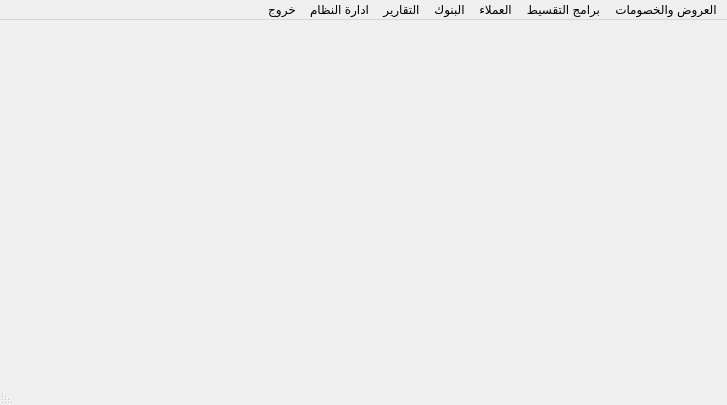
<?xml version="1.0" encoding="UTF-8"?>
<ui version="4.0">
 <class>MainWindow</class>
 <widget class="QMainWindow" name="MainWindow">
  <property name="geometry">
   <rect>
    <x>0</x>
    <y>0</y>
    <width>727</width>
    <height>405</height>
   </rect>
  </property>
  <property name="windowTitle">
   <string>MainWindow</string>
  </property>
  <property name="layoutDirection">
   <enum>Qt::RightToLeft</enum>
  </property>
  <property name="autoFillBackground">
   <bool>false</bool>
  </property>
  <property name="styleSheet">
   <string notr="true"/>
  </property>
  <widget class="QWidget" name="centralwidget"/>
  <widget class="QMenuBar" name="QMenubar">
   <property name="geometry">
    <rect>
     <x>0</x>
     <y>0</y>
     <width>727</width>
     <height>21</height>
    </rect>
   </property>
   <property name="layoutDirection">
    <enum>Qt::RightToLeft</enum>
   </property>
   <widget class="QMenu" name="QM_System">
    <property name="layoutDirection">
     <enum>Qt::RightToLeft</enum>
    </property>
    <property name="title">
     <string>ادارة النظام</string>
    </property>
    <widget class="QMenu" name="QM_Master_Data">
     <property name="layoutDirection">
      <enum>Qt::RightToLeft</enum>
     </property>
     <property name="title">
      <string>البيانات الاساسية</string>
     </property>
     <addaction name="action_28"/>
     <addaction name="action_26"/>
     <addaction name="action_24"/>
     <addaction name="action_25"/>
     <addaction name="action_27"/>
     <addaction name="action_30"/>
     <addaction name="action_35"/>
     <addaction name="action_129"/>
     <addaction name="action_4"/>
     <addaction name="action_BMC_2"/>
     <addaction name="action_140"/>
    </widget>
    <widget class="QMenu" name="QM_Authorization">
     <property name="layoutDirection">
      <enum>Qt::RightToLeft</enum>
     </property>
     <property name="title">
      <string>ادارة المستخدمين</string>
     </property>
     <widget class="QMenu" name="QM_User">
      <property name="title">
       <string>Users</string>
      </property>
      <addaction name="QAct_Create_User"/>
      <addaction name="QAct_Modify_User"/>
      <addaction name="QAct_Copy_User"/>
      <addaction name="QAct_Reset_User_Password"/>
      <addaction name="QAct_Assign_User_to_Roles"/>
      <addaction name="QAct_Create_User_Card"/>
      <addaction name="QAct_Modify_User_Card"/>
     </widget>
     <widget class="QMenu" name="QM_Form">
      <property name="title">
       <string>Forms</string>
      </property>
      <addaction name="QAct_Create_Form"/>
      <addaction name="QAct_Modify_Form"/>
      <addaction name="QAct_Create_Form_Item"/>
      <addaction name="QAct_Modify_Form_Item"/>
     </widget>
     <widget class="QMenu" name="QM_Privilage">
      <property name="title">
       <string>Privilages</string>
      </property>
      <addaction name="QAct_Create_Privilage"/>
      <addaction name="QAct_Modify_Privilage"/>
     </widget>
     <widget class="QMenu" name="QM_Role">
      <property name="title">
       <string>Roles</string>
      </property>
      <addaction name="QAct_Create_Role"/>
      <addaction name="QAct_Modify_Role"/>
      <addaction name="QAct_Modify_Roles_Privilages"/>
      <addaction name="QAct_Copy_Role"/>
     </widget>
     <widget class="QMenu" name="QM_Function_Key">
      <property name="title">
       <string>Function Keys</string>
      </property>
      <addaction name="QAct_Create_Function_Keys"/>
      <addaction name="QAct_Modify_Function_Keys"/>
     </widget>
     <addaction name="QM_User"/>
     <addaction name="QM_Role"/>
     <addaction name="QM_Privilage"/>
     <addaction name="QM_Form"/>
     <addaction name="QM_Function_Key"/>
    </widget>
    <addaction name="QM_Master_Data"/>
    <addaction name="QM_Authorization"/>
   </widget>
   <widget class="QMenu" name="QM_Promotion">
    <property name="layoutDirection">
     <enum>Qt::RightToLeft</enum>
    </property>
    <property name="title">
     <string>العروض والخصومات</string>
    </property>
    <widget class="QMenu" name="QM_Promotion_Prom">
     <property name="layoutDirection">
      <enum>Qt::RightToLeft</enum>
     </property>
     <property name="autoFillBackground">
      <bool>false</bool>
     </property>
     <property name="title">
      <string>العروض</string>
     </property>
     <addaction name="QAct_Prom_Add"/>
     <addaction name="QAct_Prom_Edit"/>
     <addaction name="separator"/>
     <addaction name="QAct_Prom_Activate"/>
     <addaction name="separator"/>
     <addaction name="QAct_Prom_Deactivate"/>
     <addaction name="separator"/>
     <addaction name="QAct_Prom_Date_Increase"/>
     <addaction name="separator"/>
     <addaction name="QAct_Prom_Copy"/>
     <addaction name="separator"/>
     <addaction name="QAct_Prom_Upload"/>
     <addaction name="separator"/>
    </widget>
    <widget class="QMenu" name="QM_Promotion_Voucher">
     <property name="title">
      <string>قسيمة مشتريات</string>
     </property>
     <addaction name="QAct_Voucher_Add"/>
     <addaction name="QAct_Voucher_Edit"/>
     <addaction name="separator"/>
     <addaction name="QAct_Voucher_Activate"/>
     <addaction name="separator"/>
     <addaction name="QAct_Voucher_Deactivate"/>
     <addaction name="separator"/>
     <addaction name="QAct_Voucher_Print"/>
    </widget>
    <widget class="QMenu" name="QM_Promotion_Magazine">
     <property name="title">
      <string>المجلة</string>
     </property>
     <addaction name="QAct_Magazine_Add"/>
     <addaction name="separator"/>
     <addaction name="QAct_Magazine_Edit"/>
     <addaction name="separator"/>
     <addaction name="QAct_Magazine_Actiavte"/>
     <addaction name="QAct_Magazine_Deactivate"/>
    </widget>
    <widget class="QMenu" name="QM_Promotion_Coupon">
     <property name="title">
      <string>كوبونات الخصم</string>
     </property>
     <addaction name="QAct_Coupon_Add"/>
     <addaction name="QAct_Coupon_Edit"/>
     <addaction name="separator"/>
     <addaction name="QAct_Coupon_Activate"/>
     <addaction name="separator"/>
     <addaction name="QAct_Coupon_Deactivate"/>
     <addaction name="separator"/>
     <addaction name="QAct_Coupon_Print"/>
     <addaction name="separator"/>
    </widget>
    <addaction name="QM_Promotion_Prom"/>
    <addaction name="separator"/>
    <addaction name="QM_Promotion_Coupon"/>
    <addaction name="separator"/>
    <addaction name="QM_Promotion_Voucher"/>
    <addaction name="separator"/>
    <addaction name="QM_Promotion_Magazine"/>
    <addaction name="separator"/>
   </widget>
   <widget class="QMenu" name="QM_Installment">
    <property name="layoutDirection">
     <enum>Qt::RightToLeft</enum>
    </property>
    <property name="title">
     <string>برامج التقسيط</string>
    </property>
    <widget class="QMenu" name="QM_Installment_System">
     <property name="title">
      <string>نظام التقسيط</string>
     </property>
     <addaction name="QAct_Install_Add"/>
     <addaction name="QAct_Install_Edit"/>
     <addaction name="QAct_Install_Activate"/>
     <addaction name="QAct_Install_Deactivate"/>
    </widget>
    <widget class="QMenu" name="QM_Installment_Item">
     <property name="title">
      <string>اصناف التقسيط</string>
     </property>
     <addaction name="QAct_Install_Item_Upload"/>
     <addaction name="QAct_Install_Item_Upload_Reject"/>
    </widget>
    <addaction name="QM_Installment_System"/>
    <addaction name="QM_Installment_Item"/>
   </widget>
   <widget class="QMenu" name="QM_Customer">
    <property name="layoutDirection">
     <enum>Qt::RightToLeft</enum>
    </property>
    <property name="title">
     <string>العملاء</string>
    </property>
    <widget class="QMenu" name="QM_Customer_Data">
     <property name="layoutDirection">
      <enum>Qt::RightToLeft</enum>
     </property>
     <property name="title">
      <string>بيانات العملاء</string>
     </property>
     <addaction name="QAct_Cust_Add"/>
     <addaction name="QAct_Cust_Edit"/>
     <addaction name="QAct_Cust_Deactivate"/>
     <addaction name="separator"/>
     <addaction name="QAct_Cust_Upload_Data"/>
     <addaction name="separator"/>
     <addaction name="QAct_Cust_Card"/>
     <addaction name="separator"/>
     <addaction name="QAct_Cust_Points_Upload"/>
    </widget>
    <widget class="QMenu" name="QM_Customer_Group">
     <property name="layoutDirection">
      <enum>Qt::RightToLeft</enum>
     </property>
     <property name="title">
      <string>مجموعات العملاء</string>
     </property>
     <addaction name="QAct_Cust_Grp_Add"/>
     <addaction name="QAct_Cust_Grp_Edit"/>
     <addaction name="QAct_Cust_Grp_Deactivate"/>
     <addaction name="separator"/>
    </widget>
    <widget class="QMenu" name="QM_Customer_Level">
     <property name="title">
      <string>مستويات العملاء</string>
     </property>
     <addaction name="QAct_Cust_Lvl_Add"/>
     <addaction name="QAct_Cust_Lvl_Edit"/>
     <addaction name="QAct_Cust_Lvl_Promote"/>
     <addaction name="QAct_Cust_Promote_Manual"/>
    </widget>
    <widget class="QMenu" name="QM_Customer_Points">
     <property name="title">
      <string>الهدايا والنقاط المكتسبة</string>
     </property>
     <addaction name="QAct_Cust_Gift_Define"/>
     <addaction name="QAct_Cust_Points_Redeem_Define"/>
     <addaction name="separator"/>
     <addaction name="QAct_Cust_Points_By_Section"/>
     <addaction name="QAct_Cust_Points_By_Item"/>
     <addaction name="QAct_Cust_Points_Data_Upload"/>
     <addaction name="separator"/>
    </widget>
    <widget class="QMenu" name="QM_Customer_Redeem">
     <property name="title">
      <string>منح الهدايا واستبدال النقاط</string>
     </property>
     <addaction name="QAct_Cust_Redeem_Voucher"/>
     <addaction name="QAct_Cust_Redeem_Gift"/>
     <addaction name="QAct_Cust_Gift_make"/>
     <addaction name="QAct_Cust_Redeem_Voucher_Print"/>
    </widget>
    <addaction name="QM_Customer_Group"/>
    <addaction name="QM_Customer_Level"/>
    <addaction name="separator"/>
    <addaction name="QM_Customer_Data"/>
    <addaction name="separator"/>
    <addaction name="QM_Customer_Points"/>
    <addaction name="QM_Customer_Redeem"/>
    <addaction name="action_2"/>
   </widget>
   <widget class="QMenu" name="QM_Report">
    <property name="layoutDirection">
     <enum>Qt::RightToLeft</enum>
    </property>
    <property name="title">
     <string>التقارير</string>
    </property>
    <widget class="QMenu" name="QM_Report_Master_Data">
     <property name="layoutDirection">
      <enum>Qt::RightToLeft</enum>
     </property>
     <property name="title">
      <string>تقارير البيانات الاساسية</string>
     </property>
     <addaction name="QAct_Report_Master_Data_1"/>
     <addaction name="QAct_Report_Master_Data_2"/>
     <addaction name="QAct_Report_Master_Data_3"/>
     <addaction name="QAct_Report_Master_Data_4"/>
     <addaction name="QAct_Report_Master_Data_5"/>
    </widget>
    <widget class="QMenu" name="QM_Report_Sale">
     <property name="layoutDirection">
      <enum>Qt::RightToLeft</enum>
     </property>
     <property name="title">
      <string>تقارير المبيعات</string>
     </property>
     <addaction name="QAct_Report_Sale_1"/>
     <addaction name="QAct_Report_Sale_2"/>
     <addaction name="QAct_Report_Sale_3"/>
     <addaction name="QAct_Report_Sale_4"/>
     <addaction name="QAct_Report_Sale_5"/>
     <addaction name="QAct_Report_Sale_6"/>
     <addaction name="QAct_Report_Sale_7"/>
     <addaction name="QAct_Report_Sale_8"/>
     <addaction name="QAct_Report_Sale_9"/>
     <addaction name="QAct_Report_Sale_10"/>
     <addaction name="QAct_Report_Sale_11"/>
     <addaction name="QAct_Report_Sale_12"/>
     <addaction name="QAct_Report_Sale_13"/>
    </widget>
    <widget class="QMenu" name="QM_Report_Main_Safe">
     <property name="title">
      <string>تقارير الخزينة المركزية</string>
     </property>
     <addaction name="QAct_Report_Main_Safe_1"/>
     <addaction name="QAct_Report_Main_Safe_2"/>
     <addaction name="QAct_Report_Main_Safe_3"/>
     <addaction name="QAct_Report_Main_Safe_4"/>
     <addaction name="QAct_Report_Main_Safe_5"/>
     <addaction name="QAct_Report_Main_Safe_6"/>
     <addaction name="QAct_Report_Main_Safe_7"/>
     <addaction name="QAct_Report_Main_Safe_8"/>
     <addaction name="QAct_Report_Main_Safe_9"/>
     <addaction name="QAct_Report_Main_Safe_10"/>
    </widget>
    <widget class="QMenu" name="QM_Report_Return">
     <property name="title">
      <string>تقارير الارتجاع</string>
     </property>
     <addaction name="QAct_Report_Return_1"/>
     <addaction name="QAct_Report_Return_2"/>
     <addaction name="QAct_Report_Return_3"/>
     <addaction name="QAct_Report_Return_4"/>
     <addaction name="QAct_Report_Return_5"/>
    </widget>
    <widget class="QMenu" name="QM_Report_KPI">
     <property name="title">
      <string>تقارير احصائية عملاء التجزئة</string>
     </property>
     <addaction name="QAct_Report_KPI_1"/>
     <addaction name="QAct_Report_KPI_2"/>
     <addaction name="QAct_Report_KPI_3"/>
    </widget>
    <widget class="QMenu" name="QM_Report_Checking">
     <property name="title">
      <string>تقارير رقابية</string>
     </property>
     <addaction name="action_119"/>
     <addaction name="action_120"/>
     <addaction name="action_121"/>
     <addaction name="action_122"/>
     <addaction name="action_123"/>
    </widget>
    <widget class="QMenu" name="QM_Report_Promotion">
     <property name="title">
      <string>تقارير العروض والخصومات</string>
     </property>
     <addaction name="QAct_Report_Promotion_1"/>
     <addaction name="QAct_Report_Promotion_2"/>
     <addaction name="QAct_Report_Promotion_3"/>
    </widget>
    <widget class="QMenu" name="QM_Report_Bank">
     <property name="layoutDirection">
      <enum>Qt::RightToLeft</enum>
     </property>
     <property name="title">
      <string>تقارير البنوك</string>
     </property>
     <widget class="QMenu" name="menu_25">
      <property name="layoutDirection">
       <enum>Qt::RightToLeft</enum>
      </property>
      <property name="title">
       <string>كروت الإئتمان</string>
      </property>
      <addaction name="action_104"/>
      <addaction name="action_103"/>
      <addaction name="action_105"/>
      <addaction name="action_9"/>
     </widget>
     <addaction name="action_3"/>
     <addaction name="menu_25"/>
    </widget>
    <widget class="QMenu" name="QM_Report_Installment">
     <property name="title">
      <string>تقارير انظمة التقسيط</string>
     </property>
     <addaction name="action_22"/>
     <addaction name="action_46"/>
     <addaction name="action_23"/>
     <addaction name="action_29"/>
     <addaction name="action_36"/>
     <addaction name="action_39"/>
    </widget>
    <widget class="QMenu" name="QM_Report_Cust">
     <property name="title">
      <string>تقارير العملاء</string>
     </property>
     <addaction name="QAct_Report_Cust_1"/>
     <addaction name="QAct_Report_Cust_2"/>
     <addaction name="QAct_Report_Cust_3"/>
     <addaction name="QAct_Report_Cust_4"/>
     <addaction name="QAct_Report_Cust_5"/>
     <addaction name="QAct_Report_Cust_6"/>
     <addaction name="QAct_Report_Cust_7"/>
     <addaction name="QAct_Report_Cust_8"/>
     <addaction name="QAct_Report_Cust_9"/>
     <addaction name="QAct_Report_Cust_10"/>
     <addaction name="QAct_Report_Cust_11"/>
     <addaction name="QAct_Report_Cust_12"/>
     <addaction name="QAct_Report_Cust_13"/>
     <addaction name="QAct_Report_Cust_14"/>
     <addaction name="QAct_Report_Cust_15"/>
     <addaction name="QAct_Report_Cust_16"/>
     <addaction name="QAct_Report_Cust_17"/>
     <addaction name="separator"/>
     <addaction name="QAct_Report_Cust_18"/>
     <addaction name="QAct_Report_Cust_19"/>
     <addaction name="QAct_Report_Cust_20"/>
     <addaction name="QAct_Report_Cust_21"/>
     <addaction name="QAct_Report_Cust_22"/>
     <addaction name="QAct_Report_Cust_23"/>
    </widget>
    <addaction name="QM_Report_Cust"/>
    <addaction name="QM_Report_Sale"/>
    <addaction name="QM_Report_Return"/>
    <addaction name="QM_Report_Main_Safe"/>
    <addaction name="QM_Report_KPI"/>
    <addaction name="QM_Report_Master_Data"/>
    <addaction name="QM_Report_Promotion"/>
    <addaction name="QM_Report_Bank"/>
    <addaction name="QM_Report_Installment"/>
    <addaction name="QAct_Report_Invoice"/>
    <addaction name="QAct_Report_Vendor"/>
    <addaction name="QM_Report_Checking"/>
   </widget>
   <widget class="QMenu" name="menu_27">
    <property name="title">
     <string>خروج</string>
    </property>
   </widget>
   <widget class="QMenu" name="menu_2">
    <property name="title">
     <string>البنوك</string>
    </property>
   </widget>
   <addaction name="QM_Promotion"/>
   <addaction name="QM_Installment"/>
   <addaction name="QM_Customer"/>
   <addaction name="menu_2"/>
   <addaction name="QM_Report"/>
   <addaction name="QM_System"/>
   <addaction name="menu_27"/>
  </widget>
  <widget class="QStatusBar" name="statusbar"/>
  <action name="action_6">
   <property name="text">
    <string>تفعيل العروض</string>
   </property>
  </action>
  <action name="action_7">
   <property name="text">
    <string>مد سريان العروض</string>
   </property>
  </action>
  <action name="action_8">
   <property name="text">
    <string>ايقاف العروض</string>
   </property>
  </action>
  <action name="action_11">
   <property name="text">
    <string>انشاء عرض من اخر منتهى</string>
   </property>
  </action>
  <action name="QAct_Cust_Add">
   <property name="text">
    <string>انشاء عميل</string>
   </property>
  </action>
  <action name="QAct_Cust_Edit">
   <property name="text">
    <string>تعديل بيانات عميل</string>
   </property>
  </action>
  <action name="QAct_Cust_Deactivate">
   <property name="text">
    <string>ايقاف عميل</string>
   </property>
  </action>
  <action name="QAct_Cust_Grp_Add">
   <property name="text">
    <string>انشاء مجموعة عملاء</string>
   </property>
  </action>
  <action name="QAct_Cust_Grp_Edit">
   <property name="text">
    <string>تعديل مجموعة عملاء</string>
   </property>
  </action>
  <action name="QAct_Cust_Grp_Deactivate">
   <property name="text">
    <string>ايقاف مجموعة عملاء</string>
   </property>
  </action>
  <action name="action_24">
   <property name="text">
    <string>طرق الدفع</string>
   </property>
  </action>
  <action name="action_25">
   <property name="text">
    <string>البنوك</string>
   </property>
  </action>
  <action name="action_26">
   <property name="text">
    <string>الفروع</string>
   </property>
  </action>
  <action name="action_27">
   <property name="text">
    <string>انواع العروض</string>
   </property>
  </action>
  <action name="action_28">
   <property name="text">
    <string>الشركات</string>
   </property>
  </action>
  <action name="action_30">
   <property name="text">
    <string>انواع التقسيط</string>
   </property>
  </action>
  <action name="QAct_Install_Add">
   <property name="text">
    <string>انشاء نظام التقسيط</string>
   </property>
  </action>
  <action name="QAct_Install_Edit">
   <property name="text">
    <string>تعديل نظام التقسيط</string>
   </property>
  </action>
  <action name="QAct_Install_Activate">
   <property name="text">
    <string>تفعيل نظام التقسيط</string>
   </property>
  </action>
  <action name="QAct_Install_Deactivate">
   <property name="text">
    <string>ايقاف نظام التقسيط</string>
   </property>
  </action>
  <action name="action_35">
   <property name="text">
    <string>انواع الموردين</string>
   </property>
  </action>
  <action name="QAct_Report_Master_Data_1">
   <property name="text">
    <string>استعلام عن بيانات صنف</string>
   </property>
  </action>
  <action name="QAct_Report_Master_Data_2">
   <property name="text">
    <string>استعلام عن بيانات مورد</string>
   </property>
  </action>
  <action name="action_42">
   <property name="text">
    <string>تقارير مبيعات بالصنف</string>
   </property>
  </action>
  <action name="action_43">
   <property name="text">
    <string>تقارير مبيعات بالقسم</string>
   </property>
  </action>
  <action name="action_44">
   <property name="text">
    <string>تقارير مبيعات بالادارة</string>
   </property>
  </action>
  <action name="QAct_Prom_Add">
   <property name="text">
    <string>انشاء العروض</string>
   </property>
  </action>
  <action name="QAct_Prom_Activate">
   <property name="text">
    <string>تنشيط العروض</string>
   </property>
  </action>
  <action name="QAct_Prom_Deactivate">
   <property name="text">
    <string>ايقاف العروض</string>
   </property>
  </action>
  <action name="QAct_Prom_Date_Increase">
   <property name="text">
    <string>مد سريان العروض</string>
   </property>
  </action>
  <action name="QAct_Prom_Copy">
   <property name="text">
    <string>انشاء عرض من اخر منتهى</string>
   </property>
  </action>
  <action name="QAct_Prom_Upload">
   <property name="text">
    <string>تحميل اصناف العروض</string>
   </property>
  </action>
  <action name="QAct_Coupon_Add">
   <property name="text">
    <string>انشاء كوبون الخصم</string>
   </property>
  </action>
  <action name="QAct_Coupon_Activate">
   <property name="text">
    <string>تنشيط كوبون الخصم</string>
   </property>
  </action>
  <action name="QAct_Coupon_Edit">
   <property name="text">
    <string>تعديل كوبون الخصم</string>
   </property>
  </action>
  <action name="QAct_Coupon_Print">
   <property name="text">
    <string>طباعة كوبون الخصم</string>
   </property>
  </action>
  <action name="QAct_Coupon_Deactivate">
   <property name="text">
    <string>ايقاف كوبون الخصم</string>
   </property>
  </action>
  <action name="QAct_Prom_Edit">
   <property name="text">
    <string>تعديل العروض</string>
   </property>
  </action>
  <action name="QAct_Voucher_Add">
   <property name="text">
    <string>انشاء قسيمة مشتريات</string>
   </property>
  </action>
  <action name="QAct_Voucher_Edit">
   <property name="text">
    <string>تعديل قسيمة مشتريات</string>
   </property>
  </action>
  <action name="QAct_Voucher_Deactivate">
   <property name="text">
    <string>ايقاف قسيمة مشتريات</string>
   </property>
  </action>
  <action name="QAct_Voucher_Activate">
   <property name="text">
    <string>تنشيط قسيمة مشتريات</string>
   </property>
  </action>
  <action name="QAct_Voucher_Print">
   <property name="text">
    <string>طباعة قسيمة مشتريات</string>
   </property>
  </action>
  <action name="QAct_Magazine_Add">
   <property name="text">
    <string>انشاء مجلة</string>
   </property>
  </action>
  <action name="QAct_Magazine_Edit">
   <property name="text">
    <string>تعديل مجلة</string>
   </property>
  </action>
  <action name="action_71">
   <property name="text">
    <string>الاستعلام عن العروض</string>
   </property>
  </action>
  <action name="action_72">
   <property name="text">
    <string>الاستعلام عن كوبونات الخصم</string>
   </property>
  </action>
  <action name="action_73">
   <property name="text">
    <string>الاستعلام عن قسيمة مشتريات</string>
   </property>
  </action>
  <action name="QAct_Magazine_Actiavte">
   <property name="text">
    <string>تنشيط مجلة</string>
   </property>
  </action>
  <action name="QAct_Report_Master_Data_3">
   <property name="text">
    <string>استعلام عن الاصناف طبقا للتقسيم السلعى BMC</string>
   </property>
  </action>
  <action name="QAct_Report_Master_Data_4">
   <property name="text">
    <string>استعلام عن الاصناف على نقاط البيع</string>
   </property>
  </action>
  <action name="QAct_Report_Return_1">
   <property name="text">
    <string>تقارير اسباب الارتجاع</string>
   </property>
  </action>
  <action name="QAct_Report_Master_Data_5">
   <property name="text">
    <string>استعلام عن اجمالى عدد الاصناف حسب كل قسم</string>
   </property>
  </action>
  <action name="QAct_Report_Sale_6">
   <property name="text">
    <string>مبيعات الاصناف بالساعة</string>
   </property>
  </action>
  <action name="QAct_Report_Sale_7">
   <property name="text">
    <string>مبيعات المجموعات الفرعية بالساعة</string>
   </property>
  </action>
  <action name="QAct_Report_Sale_4">
   <property name="text">
    <string>تقرير مبيعات الاصناف حسب الايام</string>
   </property>
  </action>
  <action name="QAct_Report_Sale_5">
   <property name="text">
    <string>تقرير مبيعات المجموعات الفرعية حسب الايام</string>
   </property>
  </action>
  <action name="QAct_Report_Invoice">
   <property name="text">
    <string>الاستعلام عن الفواتير</string>
   </property>
  </action>
  <action name="action_86">
   <property name="text">
    <string>تقارير المدفوعات</string>
   </property>
  </action>
  <action name="QAct_Report_Sale_2">
   <property name="text">
    <string>تقرير مبيعات الصنف على مستوى القسم</string>
   </property>
  </action>
  <action name="QAct_Report_Sale_1">
   <property name="text">
    <string>تقرير مبيعات الصنف على مستوى الادارة</string>
   </property>
  </action>
  <action name="QAct_Report_Sale_3">
   <property name="text">
    <string>تقرير مبيعات الفرع على مستوى نقاط البيع</string>
   </property>
  </action>
  <action name="QAct_Report_Sale_8">
   <property name="text">
    <string>تقرير مبيعات الاصناف حسب فئات الضريبة</string>
   </property>
  </action>
  <action name="QAct_Report_Sale_9">
   <property name="text">
    <string>تقرير مبيعات الاصناف على مستوى الصراف</string>
   </property>
  </action>
  <action name="QAct_Report_Return_5">
   <property name="text">
    <string>تقرير بالاصناف الملغاة فترة</string>
   </property>
  </action>
  <action name="QAct_Report_Sale_10">
   <property name="text">
    <string>تقرير مبيعات اصناف العروض والخصومات</string>
   </property>
  </action>
  <action name="QAct_Report_Return_2">
   <property name="text">
    <string>تقرير اجمالى المرتجعات حسب اسباب الارتجاع</string>
   </property>
  </action>
  <action name="QAct_Report_Return_3">
   <property name="text">
    <string>تقرير تفصيلى بالمرتجعات</string>
   </property>
  </action>
  <action name="QAct_Report_Return_4">
   <property name="text">
    <string>تقرير باكثر اصناف الارتجاع</string>
   </property>
  </action>
  <action name="QAct_Report_Sale_11">
   <property name="text">
    <string>تقرير اكثر الاصناف مبيعا</string>
   </property>
  </action>
  <action name="QAct_Report_Sale_12">
   <property name="text">
    <string>مبيعات الاصناف حسب نوع الصنف</string>
   </property>
  </action>
  <action name="QAct_Report_Main_Safe_1">
   <property name="text">
    <string>تقرير جرد خزينة الصراف</string>
   </property>
  </action>
  <action name="QAct_Report_Main_Safe_2">
   <property name="text">
    <string>اجمالى حركة صراف</string>
   </property>
  </action>
  <action name="QAct_Report_Main_Safe_3">
   <property name="text">
    <string>اجمالى حركة نقاط البيع</string>
   </property>
  </action>
  <action name="action_103">
   <property name="text">
    <string>تقرير حركة كروت الإئتمان</string>
   </property>
  </action>
  <action name="action_104">
   <property name="text">
    <string>تقرير بالكروت المرتجعة</string>
   </property>
  </action>
  <action name="action_105">
   <property name="text">
    <string>تقرير طرق استخدام كروت الإئتمان حسب نقاط البيع</string>
   </property>
  </action>
  <action name="QAct_Report_Main_Safe_4">
   <property name="text">
    <string>تقرير تدفق النقدية حسب كل كاشير</string>
   </property>
  </action>
  <action name="QAct_Report_Sale_13">
   <property name="text">
    <string>مبيعات الفرع موزع حسب طريقة السداد</string>
   </property>
  </action>
  <action name="QAct_Report_Main_Safe_5">
   <property name="text">
    <string>تقرير تدفق النقدية حسب الايام</string>
   </property>
  </action>
  <action name="QAct_Report_Main_Safe_6">
   <property name="text">
    <string>تقرير تدفق النقدية حسب نقاط البيع</string>
   </property>
  </action>
  <action name="QAct_Report_Main_Safe_7">
   <property name="text">
    <string>تقرير قيمة فروق التقريب</string>
   </property>
  </action>
  <action name="QAct_Report_Main_Safe_8">
   <property name="text">
    <string>تقرير عجز وزيادة الصرافين تفصيلى</string>
   </property>
  </action>
  <action name="action_112">
   <property name="text">
    <string>تقرير اجمالى عجز وزيادة الصرافين تفصيلى</string>
   </property>
  </action>
  <action name="QAct_Report_Main_Safe_9">
   <property name="text">
    <string>تقرير الفواتير المباعة ائتمان وتم الارتجاع نقدى</string>
   </property>
  </action>
  <action name="QAct_Report_Main_Safe_10">
   <property name="text">
    <string>تقرير حسب طريقة السداد</string>
   </property>
  </action>
  <action name="QAct_Report_KPI_1">
   <property name="text">
    <string>تقارير بعدد العملاء ومتوسط الشراء</string>
   </property>
  </action>
  <action name="QAct_Report_KPI_2">
   <property name="text">
    <string>تقارير بعدد العملاء طبقا لقيمة المشتريات</string>
   </property>
  </action>
  <action name="QAct_Report_KPI_3">
   <property name="text">
    <string>تقارير بعدد العملاء طبقا لقيمة لعدد الساعات</string>
   </property>
  </action>
  <action name="action_119">
   <property name="text">
    <string>تقرير مراقبة انشطة الصراف</string>
   </property>
  </action>
  <action name="action_120">
   <property name="text">
    <string>عدد الفواتير لكل صراف</string>
   </property>
  </action>
  <action name="action_121">
   <property name="text">
    <string>تقرير بتوقيت فواتير الكاشير</string>
   </property>
  </action>
  <action name="action_122">
   <property name="text">
    <string>تقرير متابعة وصول المبيعات من نقاط البيع بالايام</string>
   </property>
  </action>
  <action name="action_123">
   <property name="text">
    <string>تقرير متابعة وصول المبيعات من نقاط البيع بالنقاط</string>
   </property>
  </action>
  <action name="QAct_Report_Promotion_1">
   <property name="text">
    <string>الاستعلام عن العروض</string>
   </property>
  </action>
  <action name="QAct_Report_Promotion_2">
   <property name="text">
    <string>الاستعلام عن كوبونات الخصم</string>
   </property>
  </action>
  <action name="QAct_Report_Promotion_3">
   <property name="text">
    <string>الاستعلام عن قسيمة مشتريات</string>
   </property>
  </action>
  <action name="QAct_Create_User">
   <property name="enabled">
    <bool>true</bool>
   </property>
   <property name="text">
    <string>Create User</string>
   </property>
  </action>
  <action name="QAct_Modify_User">
   <property name="text">
    <string>Modify User</string>
   </property>
  </action>
  <action name="QAct_Copy_User">
   <property name="text">
    <string>Copy User</string>
   </property>
  </action>
  <action name="QAct_Reset_User_Password">
   <property name="text">
    <string>Reset User Password</string>
   </property>
  </action>
  <action name="QAct_Create_Role">
   <property name="text">
    <string>Create Role</string>
   </property>
  </action>
  <action name="QAct_Modify_Role">
   <property name="text">
    <string>Modify Role</string>
   </property>
  </action>
  <action name="QAct_Assign_User_to_Roles">
   <property name="text">
    <string>Assign User to Roles</string>
   </property>
  </action>
  <action name="QAct_Modify_Roles_Privilages">
   <property name="text">
    <string>Modify Roles Privilages and Function Keys</string>
   </property>
  </action>
  <action name="QAct_Create_Form">
   <property name="text">
    <string>Create Form</string>
   </property>
  </action>
  <action name="QAct_Modify_Form">
   <property name="text">
    <string>Modify Form</string>
   </property>
  </action>
  <action name="QAct_Create_Form_Item">
   <property name="text">
    <string>Create Form Item</string>
   </property>
  </action>
  <action name="QAct_Modify_Form_Item">
   <property name="text">
    <string>Modify Form Item</string>
   </property>
  </action>
  <action name="QAct_Copy_Role">
   <property name="text">
    <string>Copy Role</string>
   </property>
  </action>
  <action name="QAct_Create_Privilage">
   <property name="text">
    <string>Create Privilage</string>
   </property>
  </action>
  <action name="QAct_Modify_Privilage">
   <property name="text">
    <string>Modify Privilage</string>
   </property>
  </action>
  <action name="QAct_Create_Function_Keys">
   <property name="text">
    <string>Create Function Keys</string>
   </property>
  </action>
  <action name="QAct_Modify_Function_Keys">
   <property name="text">
    <string>Modify Function Keys</string>
   </property>
  </action>
  <action name="actionAssign_Function_Keys_to_Roles">
   <property name="text">
    <string>Assign Function Keys to Roles</string>
   </property>
  </action>
  <action name="actionAssign_Function_Keys_to_Roles_2">
   <property name="text">
    <string>Assign Function Keys to Roles</string>
   </property>
  </action>
  <action name="QAct_Create_User_Card">
   <property name="text">
    <string>Create User Card</string>
   </property>
  </action>
  <action name="QAct_Modify_User_Card">
   <property name="text">
    <string>Modify User Card</string>
   </property>
  </action>
  <action name="action_129">
   <property name="text">
    <string>انواع المستخدمين</string>
   </property>
  </action>
  <action name="QAct_Report_Vendor">
   <property name="text">
    <string>الاستعلام عن الموردين</string>
   </property>
  </action>
  <action name="action_3">
   <property name="text">
    <string>الاستعلام عن البنوك</string>
   </property>
  </action>
  <action name="action_BMC_2">
   <property name="text">
    <string>شجرة الاصناف BMC</string>
   </property>
  </action>
  <action name="action_4">
   <property name="text">
    <string>تحديث الموردين</string>
   </property>
  </action>
  <action name="action_9">
   <property name="text">
    <string>تقرير حركة كروت الائتمان تقسيط</string>
   </property>
  </action>
  <action name="action_22">
   <property name="text">
    <string>تقرير قواعد التقسيط</string>
   </property>
  </action>
  <action name="action_23">
   <property name="text">
    <string>تقرير فواتير البيع تقسيط</string>
   </property>
  </action>
  <action name="action_29">
   <property name="text">
    <string>تقرير اجمالى مبيعات التقسيط فترة</string>
   </property>
  </action>
  <action name="action_36">
   <property name="text">
    <string>تقرير الاصناف الممنوعة من التقسيط</string>
   </property>
  </action>
  <action name="action_39">
   <property name="text">
    <string>تقرير مجموعات الاصناف حسب نظام التقسيط</string>
   </property>
  </action>
  <action name="QAct_Install_Item_Upload">
   <property name="text">
    <string>تحميل اصناف نظام التقسيط</string>
   </property>
  </action>
  <action name="QAct_Install_Item_Upload_Reject">
   <property name="text">
    <string>تحميل اصناف ممنوعة لنظام التقسيط</string>
   </property>
  </action>
  <action name="action_46">
   <property name="text">
    <string>تقرير انظمة التقسيط</string>
   </property>
  </action>
  <action name="action_55">
   <property name="text">
    <string>انشاء مستوى عملاء</string>
   </property>
  </action>
  <action name="action_56">
   <property name="text">
    <string>تعديل مستوى عملاء</string>
   </property>
  </action>
  <action name="QAct_Cust_Lvl_Add">
   <property name="text">
    <string>انشاء مستوى عملاء</string>
   </property>
  </action>
  <action name="QAct_Cust_Lvl_Edit">
   <property name="text">
    <string>تعديل مستوى عملاء</string>
   </property>
  </action>
  <action name="QAct_Cust_Lvl_Promote">
   <property name="text">
    <string>شروط ترقية مستوى عملاء</string>
   </property>
  </action>
  <action name="QAct_Cust_Upload_Data">
   <property name="text">
    <string>تحميل ملف بيانات عملاء</string>
   </property>
  </action>
  <action name="QAct_Cust_Gift_Define">
   <property name="text">
    <string>تعريف اصناف الهدايا</string>
   </property>
  </action>
  <action name="QAct_Cust_Points_By_Section">
   <property name="text">
    <string>تسجيل عدد وقيمة النقاط على مستوى الاقسام</string>
   </property>
  </action>
  <action name="QAct_Cust_Points_By_Item">
   <property name="text">
    <string>تسجيل عدد وقيمة النقاط على مستوى الاصناف</string>
   </property>
  </action>
  <action name="QAct_Cust_Points_Data_Upload">
   <property name="text">
    <string>تحميل ملف عدد وقيمة النقاط</string>
   </property>
  </action>
  <action name="QAct_Cust_Points_Redeem_Define">
   <property name="text">
    <string>تعريف قيمة استبدال النقاط</string>
   </property>
  </action>
  <action name="QAct_Cust_Card">
   <property name="text">
    <string>اصدار وطباعة كروت العملاء</string>
   </property>
  </action>
  <action name="QAct_Cust_Points_Upload">
   <property name="text">
    <string>تحميل نقاط عملاء من خارج النظام</string>
   </property>
  </action>
  <action name="QAct_Cust_Redeem_Voucher">
   <property name="text">
    <string>استبدال النقاط بقسيمة شراء</string>
   </property>
  </action>
  <action name="QAct_Cust_Gift_make">
   <property name="text">
    <string>منح هدايا للعملاء</string>
   </property>
  </action>
  <action name="QAct_Cust_Redeem_Gift">
   <property name="text">
    <string>استبدال النقاط بالهدايا</string>
   </property>
  </action>
  <action name="QAct_Cust_Redeem_Voucher_Print">
   <property name="text">
    <string>اعادة طباعة قسيمة استبدال النقاط</string>
   </property>
  </action>
  <action name="action_140">
   <property name="text">
    <string>اكواد المحافظات والمدن والاحياء</string>
   </property>
  </action>
  <action name="QAct_Report_Cust_1">
   <property name="text">
    <string>تقرير اجمالى مشتريات عميل وعدد زياراته</string>
   </property>
  </action>
  <action name="QAct_Report_Cust_2">
   <property name="text">
    <string>تقرير العملاء ذو اعلى او اقل قيمة مشتريات</string>
   </property>
  </action>
  <action name="QAct_Report_Cust_3">
   <property name="text">
    <string>تقرير العملاء الذين لم يشتروا خلال فترة</string>
   </property>
  </action>
  <action name="QAct_Report_Cust_4">
   <property name="text">
    <string>تقرير بالمبالغ المستحقة للعملاء خلال فترة</string>
   </property>
  </action>
  <action name="QAct_Report_Cust_5">
   <property name="text">
    <string>كشف حساب عميل تفصيلى خلال فترة</string>
   </property>
  </action>
  <action name="QAct_Report_Cust_6">
   <property name="text">
    <string>تقرير مشتريات عميل من الاصناف</string>
   </property>
  </action>
  <action name="QAct_Report_Cust_7">
   <property name="text">
    <string>تقرير مشتريات عميل من الاقسام السلعية</string>
   </property>
  </action>
  <action name="QAct_Report_Cust_8">
   <property name="text">
    <string>تقرير مشتريات عميل من الاقسام الخاضعة وغير الخاضعة للعضوية</string>
   </property>
  </action>
  <action name="QAct_Report_Cust_9">
   <property name="text">
    <string>تقرير اعلى واقل اصناف للعملاء</string>
   </property>
  </action>
  <action name="QAct_Report_Cust_10">
   <property name="text">
    <string>تقرير ارصدة ايصالات استبدال النقاط</string>
   </property>
  </action>
  <action name="QAct_Report_Cust_11">
   <property name="text">
    <string>تقرير تفصيلى حركات عميل</string>
   </property>
  </action>
  <action name="QAct_Report_Cust_12">
   <property name="text">
    <string>تقرير بالقسائم التى انتهى تاريخ صلاحيتها ولم تستخدم</string>
   </property>
  </action>
  <action name="QAct_Report_Cust_13">
   <property name="text">
    <string>تقرير تفصيلى يوضح طرق استبدال النقاط</string>
   </property>
  </action>
  <action name="QAct_Report_Cust_14">
   <property name="text">
    <string>تقرير تفصيلى يوضح اعداد وقيم طرق استبدال النقاط</string>
   </property>
  </action>
  <action name="QAct_Report_Cust_15">
   <property name="text">
    <string>تقرير زيارة العميل للاقسام وقيمة مشترياته</string>
   </property>
  </action>
  <action name="QAct_Report_Cust_16">
   <property name="text">
    <string>تقرير حركات قسائم الشراء الخاصة بالعضوية</string>
   </property>
  </action>
  <action name="QAct_Report_Cust_17">
   <property name="text">
    <string>تقرير بنقاط العملاء حسب مصدر النقاط</string>
   </property>
  </action>
  <action name="action_158">
   <property name="text">
    <string>تقرير مجمع بنقاط العملاء وحسب العميل</string>
   </property>
  </action>
  <action name="QAct_Report_Cust_18">
   <property name="text">
    <string>تقرير بتواريخ ميلاد العملاء</string>
   </property>
  </action>
  <action name="QAct_Report_Cust_19">
   <property name="text">
    <string>تقرير قيم مشتريات العملاء خلال فترة</string>
   </property>
  </action>
  <action name="QAct_Report_Cust_20">
   <property name="text">
    <string>تقرير بارصدة العملاء</string>
   </property>
  </action>
  <action name="QAct_Report_Cust_21">
   <property name="text">
    <string>تقرير بالاصناف المستبدلة للعملاء خلال فترة</string>
   </property>
  </action>
  <action name="QAct_Report_Cust_22">
   <property name="text">
    <string>تقرير بالهدايا الممنوحة للعملاء</string>
   </property>
  </action>
  <action name="QAct_Report_Cust_23">
   <property name="text">
    <string>تقرير لاجراء السحب للعملاء</string>
   </property>
  </action>
  <action name="QAct_Magazine_Deactivate">
   <property name="text">
    <string>أيقاف مجلة</string>
   </property>
  </action>
  <action name="action">
   <property name="text">
    <string>ترقية مستوى العملاء</string>
   </property>
  </action>
  <action name="QAct_Cust_Promote_Manual">
   <property name="text">
    <string>ترقية مستوى عملاء-يدوى</string>
   </property>
  </action>
  <action name="action_2">
   <property name="text">
    <string>خدمة العملاء</string>
   </property>
  </action>
 </widget>
 <resources/>
 <connections/>
</ui>
